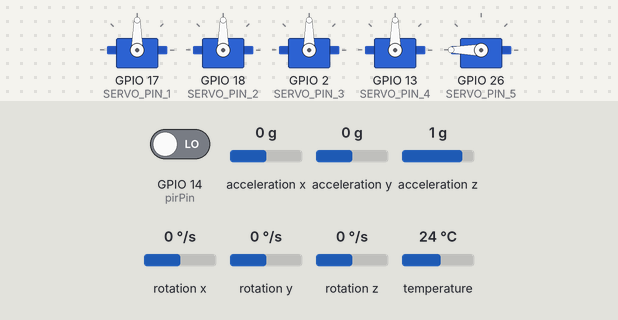
This sketch was run on a simulated ESP32. On the bench: 5 × servo. The test bench sets the inputs (shaded band); at power-on: acceleration z 1 g, GPIO 14 (pirPin) LOW, acceleration x 0 g, acceleration y 0 g, rotation x 0 °/s, rotation y 0 °/s, rotation z 0 °/s, temperature 24 °C. What the sketch prints to the serial monitor is not drawn.

Above: at 2.3 s.
2.4 s: acceleration z set to 0 g
4.5 s: GPIO 14 (pirPin) driven HIGH
At 5.2 s:
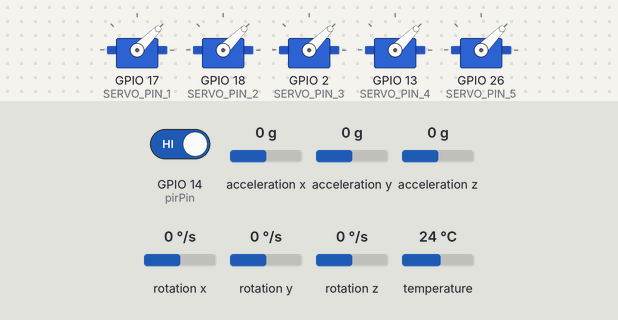
9.5 s: GPIO 14 (pirPin) driven LOW
At 10.8 s:
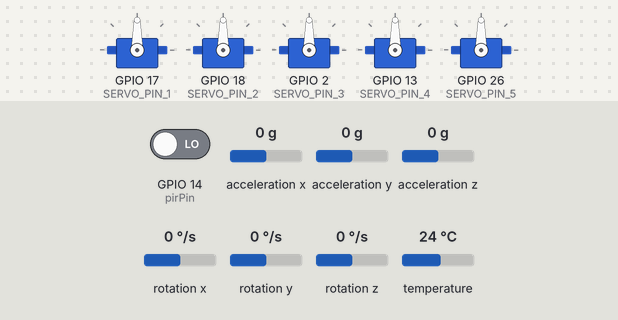
11.6 s: acceleration x set to -1.4 g
At 12.5 s:
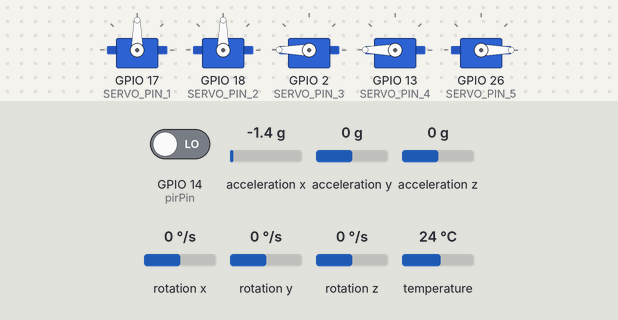
16.5 s: acceleration y set to -1.4 g
At 17.3 s:
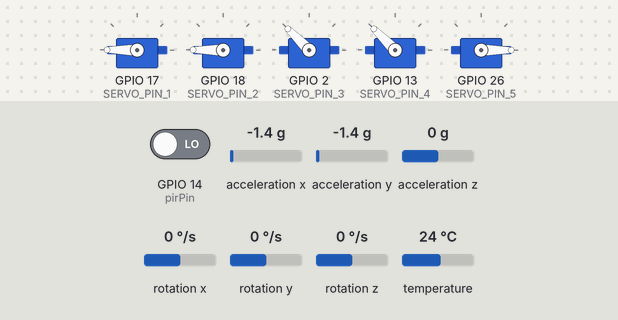
21.0 s: acceleration x set to -0.8 g
At 21.8 s:
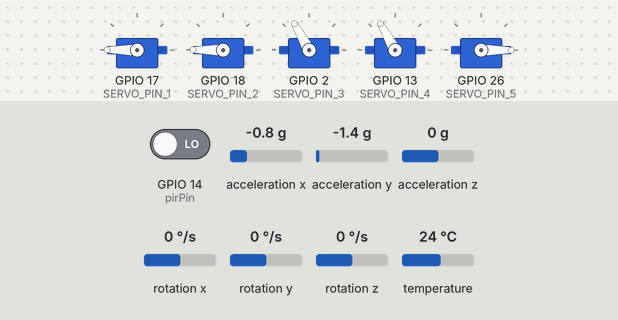
Timing chart, 0 to 26.5 s (numbered marks = the images above; inputs shaded):
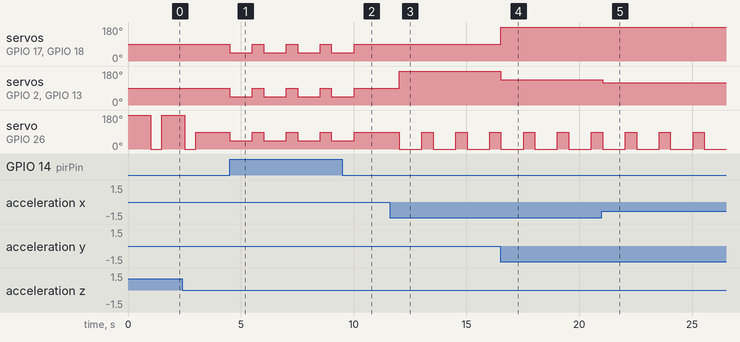

Measured:
- after the input at 4.5 s, servo on GPIO 17 (SERVO_PIN_1), servo on GPIO 18 (SERVO_PIN_2), servo on GPIO 2 (SERVO_PIN_3), servo on GPIO 13 (SERVO_PIN_4), servo on GPIO 26 (SERVO_PIN_5): alternates 90° for 0.50 s and 45° for 1.0 s, starting at once
- after the input at 9.5 s, servo on GPIO 17 (SERVO_PIN_1), servo on GPIO 18 (SERVO_PIN_2), servo on GPIO 2 (SERVO_PIN_3), servo on GPIO 13 (SERVO_PIN_4), servo on GPIO 26 (SERVO_PIN_5): goes on until 10.0 s, then stays 90°
- after the input at 11.6 s, servo on GPIO 2 (SERVO_PIN_3), servo on GPIO 13 (SERVO_PIN_4): 90° → 180° after 0.42 s; servo on GPIO 26 (SERVO_PIN_5): alternates 90° for 0.50 s and 0° for 1.0 s, starting after 0.42 s
- after the input at 16.5 s, servo on GPIO 17 (SERVO_PIN_1), servo on GPIO 18 (SERVO_PIN_2): 90° → 180° at once; servo on GPIO 2 (SERVO_PIN_3), servo on GPIO 13 (SERVO_PIN_4): 180° → 135° at once
- after the input at 21.0 s, servo on GPIO 2 (SERVO_PIN_3), servo on GPIO 13 (SERVO_PIN_4): 135° → 119° at once

The sketch:

magang_day3.ino
```cpp
#include <ESP32Servo.h>
#include <Adafruit_MPU6050.h>


#define pirPin 14

Adafruit_MPU6050 mpu;
Servo myservo1, myservo2, myservo3, myservo4, myservo5;

#define SERVO_PIN_1 17
#define SERVO_PIN_2 18
#define SERVO_PIN_3 2
#define SERVO_PIN_4 13
#define SERVO_PIN_5 26


void setup() {


  pinMode(pirPin, INPUT);
  Serial.begin(115200);
  myservo1.attach(SERVO_PIN_1);
  myservo2.attach(SERVO_PIN_2);
  myservo3.attach(SERVO_PIN_3);
  myservo4.attach(SERVO_PIN_4);
  myservo5.attach(SERVO_PIN_5);

  //begin mpu6050
  if(!mpu.begin()){
    Serial.println("failed to fin 6050");
    while(1);
  } else{
    Serial.println("sensor found");
  }

}

void loop() {
  long duration, distance;
  // read data from sensor to determine roll pitch yaw
  //declare variables to hold sensor data
  sensors_event_t a, g, temp;
  mpu.getEvent(&a, &g, &temp);
  // calculate servo positions based ons ensor data since its still on acceleration data type
  float roll = atan2(a.acceleration.y, a.acceleration.z) * 180.0 / PI;
  float pitch = atan2(-a.acceleration.x, sqrt(a.acceleration.y * a.acceleration.y + a.acceleration.z * a.acceleration.z)) * 180.0 / PI;
  float yaw = atan2(a.acceleration.z, a.acceleration.x) * 180.0 / PI;

  //define minimum and maximum angles for servos
  int rollAngles = map(roll, -90, 90, 0, 180);
  int pitchAngles = map(pitch, -90, 90, 0, 180);
  int yawAngles = map(yaw, -90, 90, 0, 180);


  //servo 1 dan 2 (roll) experience rotaion to NEGATIVE when system ROLLS (x) to POSITIVE
  int pirState = digitalRead(pirPin);

  // read PIR sensor state to dteermine if there is motion
  if(pirState == HIGH){

    myservo1.write(45);
    myservo2.write(45);
    myservo3.write(45);
    myservo4.write(45);
    myservo5.write(45);

    // delay 1s and move back to neutral position
    delay(1000);
    myservo1.write(90);
    myservo2.write(90);
    myservo3.write(90);
    myservo4.write(90);
    myservo5.write(90);

  }
  else{
    // if roll changes, move servo 1 and 2 negatively
    myservo1.write(180 - rollAngles);
    myservo2.write(180 - rollAngles);

    // if pitch changes, move servo 3 and 4 positively
    myservo3.write(pitchAngles );
    myservo4.write(pitchAngles);

    // if yaw changes to positive direction, move servo 5 according to the direction
    if(a.acceleration.z > 0) {//if yaw is poistive
      myservo5.write(yawAngles );
       // after 1s delay, return servo 5 to neutral position without being affected by sensor
       delay(1000);
       myservo5.write(180-yawAngles);
    }
    else{
      // if yaw changes to negative direction, move servo 5 to negative direction
       myservo5.write(180 - yawAngles);
       delay(1000);
       myservo5.write(90);

    }

  // Wait a bit before scanning again

}

delay(500);

}
```
